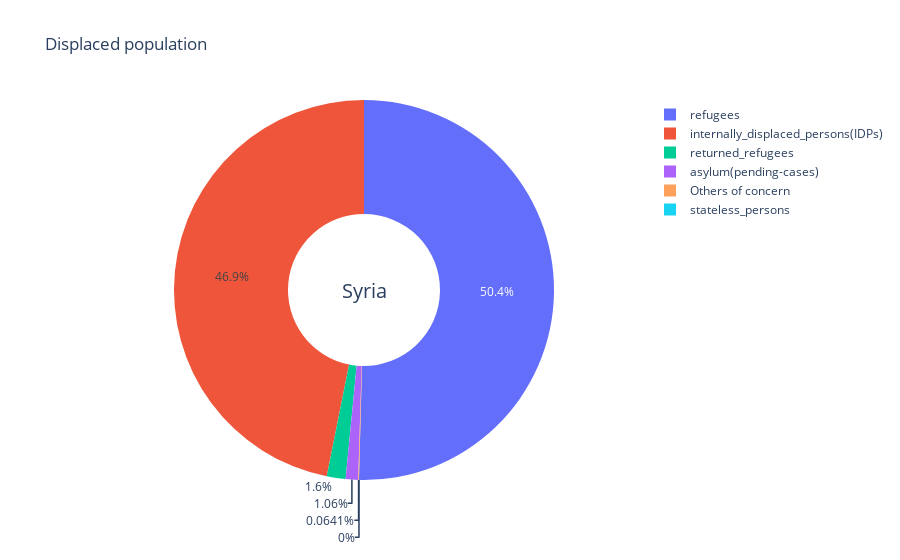

The code cell stored with this chart in its notebook:
### Code cell
## pie graph comparing types displaced persons from syria


from plotly.offline import iplot, init_notebook_mode
init_notebook_mode(connected = True)
import plotly.express as px
import plotly.graph_objs as go

pie=syria[syria["year"] == 2018].groupby("year")["refugees","asylum(pending-cases)","internally_displaced_persons(IDPs)","stateless_persons","Others of concern", "returned_refugees","returned_IDPs","returned_IDPs","total_population"].sum()

displaced=["refugees","asylum(pending-cases)","internally_displaced_persons(IDPs)","stateless_persons","Others of concern", "returned_refugees"]
totals = [6654339.0,139534.0,6183920.0,0.0,8453.0,210947.0,0.0]
percent=list(map(lambda x: x/13197248.0, totals))

data1 = {
   "values": totals,
   "labels": displaced,
   "domain": {"column": 0},
   "name": "displaced",
   "hoverinfo":"label+percent+name",
   "hole": .4,
   "type": "pie"
}


data = [data1]
layout = go.Layout(
   {
      "title":"Displaced population",
      "grid": {"rows": 1, "columns": 1},
      "annotations": [
         {
            "font": {
               "size": 20
            },
            "showarrow": False,
            "text": "Syria",
            "x": 0.5,
            "y": 0.5
         }
      ]
   }
)
fig = go.Figure(data = data, layout = layout)
iplot(fig)



pie

### Figure 1 — Plotly figure (JSON) as saved in the notebook; plotly's stock layout.template omitted (floating-point values rounded to 4 significant figures)
{"data": [{"domain": {"column": 0}, "hole": 0.4, "hoverinfo": "label+percent+name", "labels": ["refugees", "asylum(pending-cases)", "internally_displaced_persons(IDPs)", "stateless_persons", "Others of concern", "returned_refugees"], "name": "displaced", "type": "pie", "values": [6654339, 139534, 6183920, 0, 8453, 210947, 0]}], "layout": {"annotations": [{"font": {"size": 20}, "showarrow": false, "text": "Syria", "x": 0.5, "y": 0.5}], "grid": {"columns": 1, "rows": 1}, "title": {"text": "Displaced population"}}}
